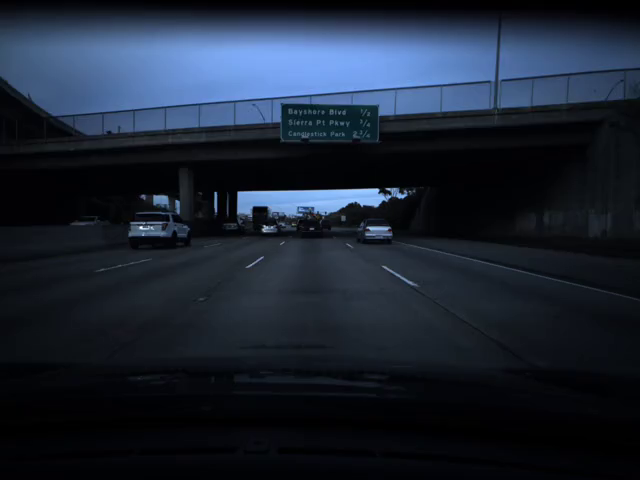
#> input picture frames/0.png, 640 x 480 px; its folder holds 4 pictures in this run
$ jupyter execute --allow-errors Milestone.ipynb
#> lines starting #> are read from the running program, lines starting #| are printed output that depends on the picture
[cell 1]
import os
import imageio
import cv2
from moviepy.editor import *

[cell 2]
def extract_frames(movie, imgdir):
    clip = VideoFileClip(movie)
    t = 0
    f = 0
    while t < clip.duration:
        imgpath = os.path.join(imgdir, '{}.png'.format(f))
        clip.save_frame(imgpath, t)
        t += 1 / clip.fps
        f += 1

#> (a cell that did not finish here is left out)

[cell 4]
def preprocess(image_path, image_num):
#> called with image_path = '0.png', image_num = '0'
    print(image_path)
    image = cv2.imread("frames/" + image_path)
#> image is the input picture: shape (480, 640, 3); mean B, G, R 50, 35.8, 27.1
    image_cropped = image[100:440, :-90]
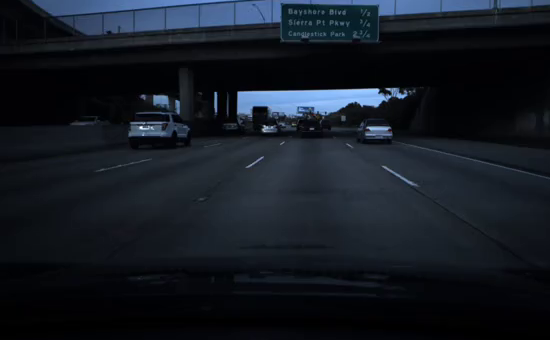
#> image_cropped: shape (340, 550, 3); mean B, G, R 34.8, 26.1, 20.3
    cv2.imwrite("frames/cropped/" + image_num + "_cropped.png", image_cropped)

[cell 5]
for f in os.listdir("frames"):
    contents = f.split(".")
    preprocess(f, contents[0])
#> pass 2 of the loop `for f in os.listdir("frames"):`:
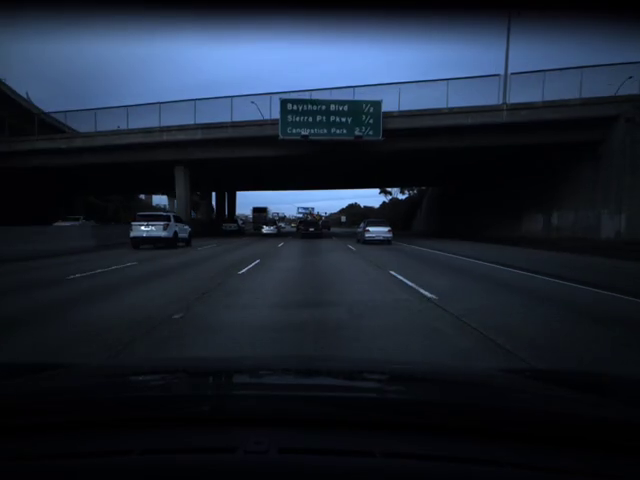
#> input picture frames/1.png, 640 x 480 px
#> in preprocess, image is the input picture: shape (480, 640, 3); mean B, G, R 49.3, 35.3, 26.8
#> in preprocess (call 2), `image_cropped = image[100:440, :-90]`:
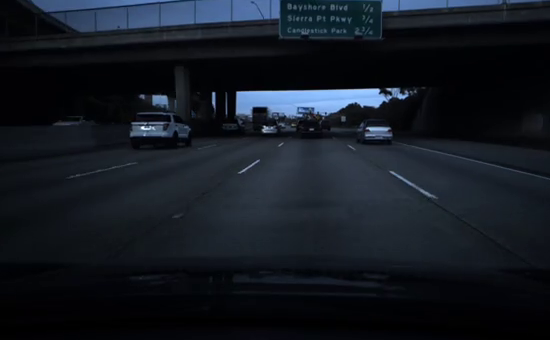
#> image_cropped: shape (340, 550, 3); mean B, G, R 33.7, 25.3, 19.8
#> pass 3 of the loop `for f in os.listdir("frames"):`:
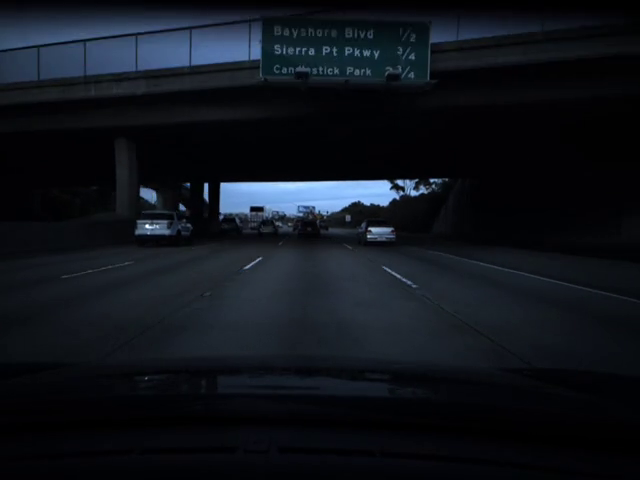
#> input picture frames/10.png, 640 x 480 px
#> in preprocess, image is the input picture: shape (480, 640, 3); mean B, G, R 26.8, 19.7, 15.4
#> in preprocess (call 3), `image_cropped = image[100:440, :-90]`:
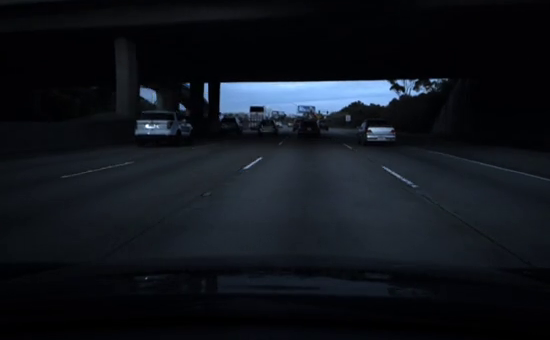
#> image_cropped: shape (340, 550, 3); mean B, G, R 27.4, 20.6, 16.5
#> the loop made 4 passes; the first 3 are shown
